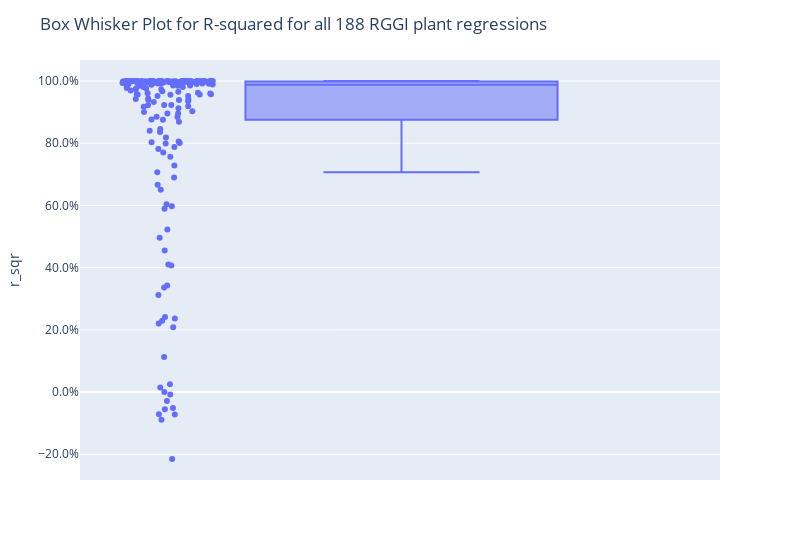

The notebook cell saved with this chart:
### Code cell
fig = px.box(res_df.reset_index(),y='r_sqr',hover_data='index',points='all',)#,points='all'
fig.update_layout(yaxis_tickformat='.1%',title='Box Whisker Plot for R-squared for all 188 RGGI plant regressions',width=800)

### Figure 1 — Plotly figure (JSON) as saved in the notebook; plotly's stock layout.template omitted (floating-point values rounded to 4 significant figures; data arrays with more than 128 entries replaced by an {"elided": "..."} marker saying what was removed)
{"data": [{"alignmentgroup": "True", "boxpoints": "all", "customdata": {"elided": "188x1 int values"}, "hovertemplate": "r_sqr=%{y}<br>index=%{customdata[0]}<extra></extra>", "legendgroup": "", "marker": {"color": "#636efa"}, "name": "", "notched": false, "offsetgroup": "", "orientation": "v", "showlegend": false, "type": "box", "x0": " ", "xaxis": "x", "y": {"elided": "188 float values"}, "y0": " ", "yaxis": "y"}], "layout": {"boxmode": "group", "legend": {"tracegroupgap": 0}, "margin": {"t": 60}, "title": {"text": "Box Whisker Plot for R-squared for all 188 RGGI plant regressions"}, "width": 800, "xaxis": {"anchor": "y", "domain": [0, 1]}, "yaxis": {"anchor": "x", "domain": [0, 1], "tickformat": ".1%", "title": {"text": "r_sqr"}}}}
